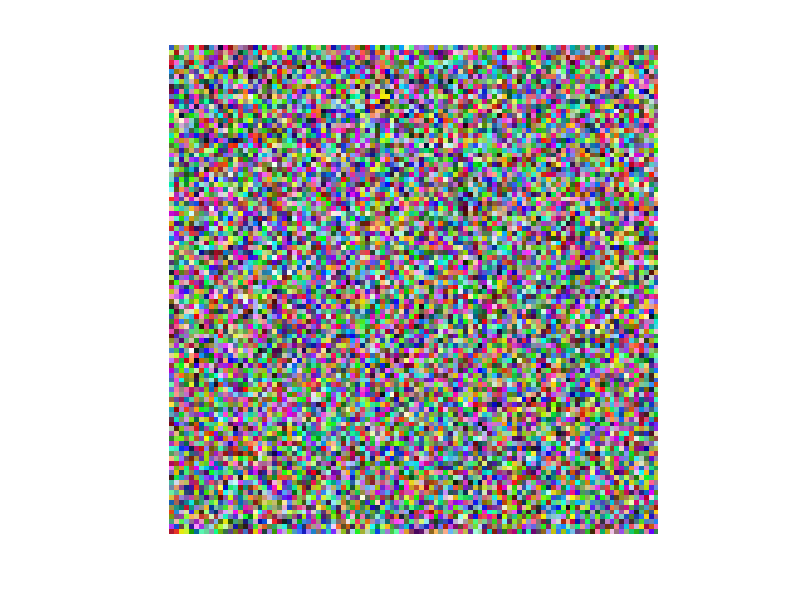

Recreate this plot in MATLAB. (Note: this script raises an error after producing the figure.)
%% Neural Network Universal Algorithm 

im = uint8(randi(255,100,100,3));
imshow(im);
% Normalize image 
im = im./255;
%  do not include bias values
P = [3 3 1]; % s values
Nlayers = length(P);


K = P(1,end)


theta = struct('a1',[],'a2',[])

    theta.a1 = zeros(P(1,2),P(1,1)+1)
    theta.a2 = zeros(P(1,3),P(1,2)+1)

% create X data
x1 = sum(sum(im(:,:,1))); 
x2 = sum(sum(im(:,:,2)));
x3 = sum(sum(im(:,:,3))); 

X = [1;x1;x2;x3];

z2 = theta.a1*X;
a2 = sigmoid(z2);
z3 = theta.a2'*a2';
a3 = sigmoid(z3)
% add intercept term





